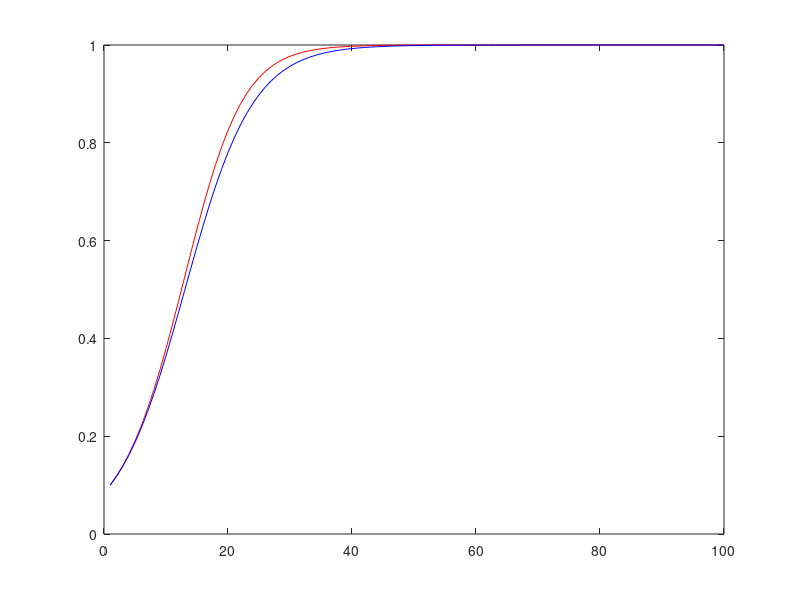

Write MATLAB code to recreate this figure.
clear all

x0 = 0.1;
r = .2; % try r = 2?
K = 1;
num_iterations = 99;


%% First model

sol_vec_first_model = zeros(1,num_iterations + 1);

sol_vec_first_model(1) = x0;

for i = 1:num_iterations
   
sol_vec_first_model(i + 1) = sol_vec_first_model(i) + r*sol_vec_first_model(i)*(1 - sol_vec_first_model(i)/K ); 

end

time_vec = 1:(num_iterations + 1);


%% Second model

sol_vec_second_model = zeros(1,num_iterations + 1);

sol_vec_second_model(1) = x0;

for i = 1:num_iterations
   
sol_vec_second_model(i + 1) = ((1 + r)*sol_vec_second_model(i))/(1 + r*sol_vec_second_model(i)/K ); 

end

time_vec = 1:(num_iterations + 1);




%% Plot solutions
plot(time_vec, sol_vec_first_model, 'r'), hold on

plot(time_vec, sol_vec_second_model, 'b')

